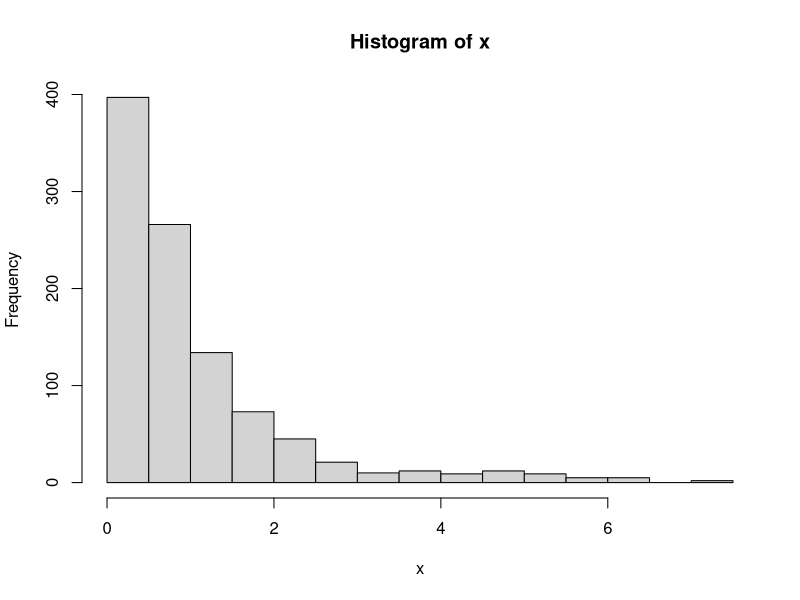

Source code (R):
target = function(x){
  if(x<0){
    return(0)}
  else {
    return(exp(-x))
  }
}

target(1)

x = rep(0,1000)
x[1] = 3     #this is just a starting value, which I've set arbitrarily to 3
for(i in 2:1000){
  currentx = x[i-1]
  proposedx = currentx + rnorm(1,mean=0,sd=1)
  A = target(proposedx)/target(currentx) 
  if(runif(1)<A){
    x[i] = proposedx       # accept move with probabily min(1,A)
  } else {
    x[i] = currentx        # otherwise "reject" move, and stay where we are
  }
}

hist(x)